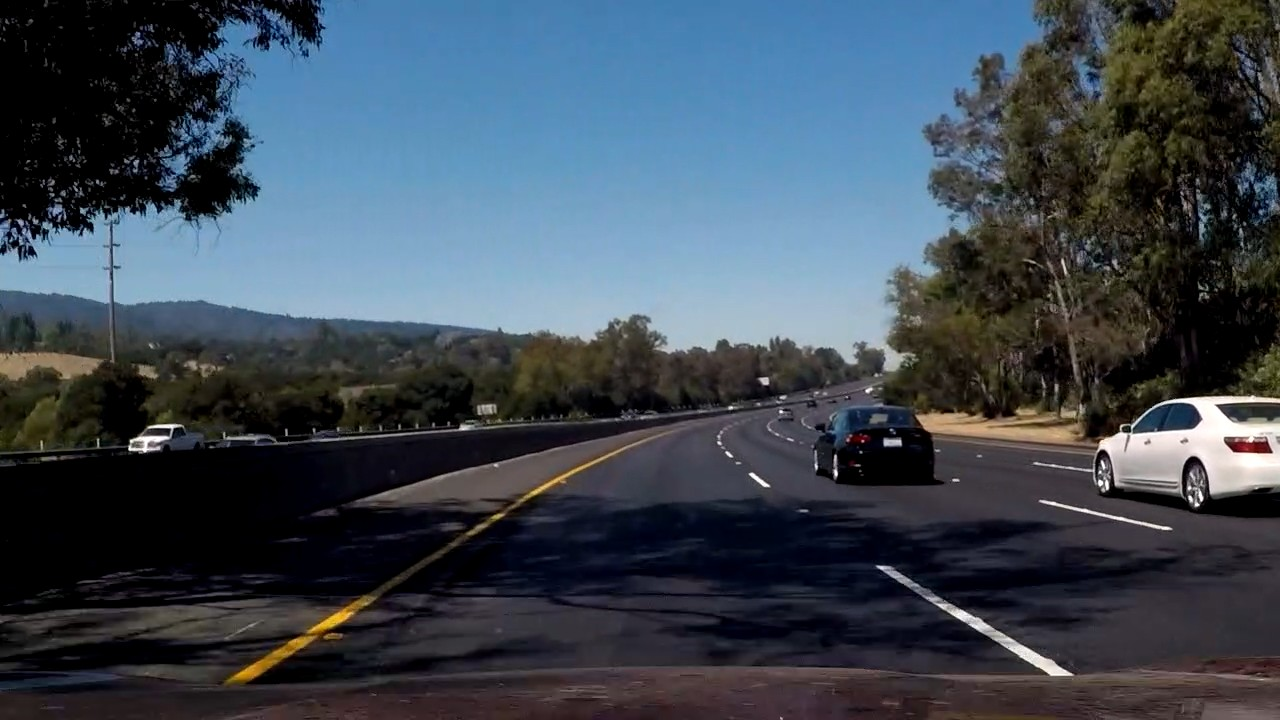
#> input picture my_examples/challenge_image_1.jpg, 1280 x 720 px; its folder holds only this picture in this run
$ python -i helper_functions.py   (imports and definitions only)   (older library calls are emulated)
#> lines starting #> are read from the running program, lines starting #| are printed output that depends on the picture
import cv2
import numpy as np
import matplotlib.pyplot as plt
import matplotlib.image as mpimg
import logging

# [23 lines left out: functions draw_polyline, draw_lines, draw_label, not called in this run]

def filter_image(img, l_thresh=(20, 100), s_thresh=(50, 120)):
    """
    Taken from materials and modified.

    Performs image filtering based on the L and S channel (HLS), where each
    channel is filtered separately, thresholded, and then combined into single
    binary output. This is different from the material version where the S binary
    is directly combined with the sobel binary.
    """
#> called with l_thresh = (20, 100), s_thresh = (50, 120)
    # Convert to HLS color space and separate the S channel
    hls = cv2.cvtColor(img, cv2.COLOR_RGB2HLS)
#> hls: shape (720, 1280, 3); mean of channels 0, 1, 2 82.8, 72.3, 78.7
    l_channel = hls[:,:,1]
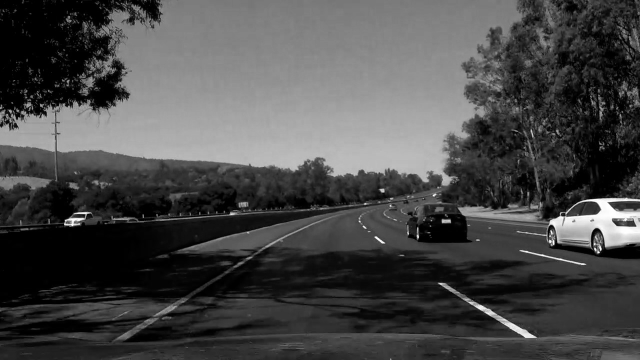
#> l_channel: shape (720, 1280) (shown at 1/2 size); min 0, max 255, mean 72.3
    s_channel = hls[:,:,2]
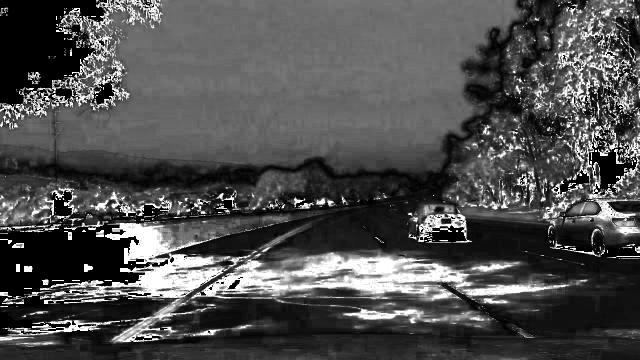
#> s_channel: shape (720, 1280) (shown at 1/2 size); min 0, max 255, mean 78.7

    # Sobel x, l channel
    sobel_l = cv2.Sobel(l_channel, cv2.CV_64F, 1, 0) # Take the derivative in x
    abs_sobel_l = np.absolute(sobel_l) # Absolute x derivative to accentuate lines away from horizontal
    scaled_sobel_l = np.uint8(255*abs_sobel_l/np.max(abs_sobel_l))

    # Threshold x gradient
    l_binary = np.zeros_like(scaled_sobel_l)
    l_binary[(scaled_sobel_l >= l_thresh[0]) & (scaled_sobel_l <= l_thresh[1])] = 1

    # Sobel x, s channel
    sobel_s = cv2.Sobel(s_channel, cv2.CV_64F, 1, 0) # Take the derivative in x
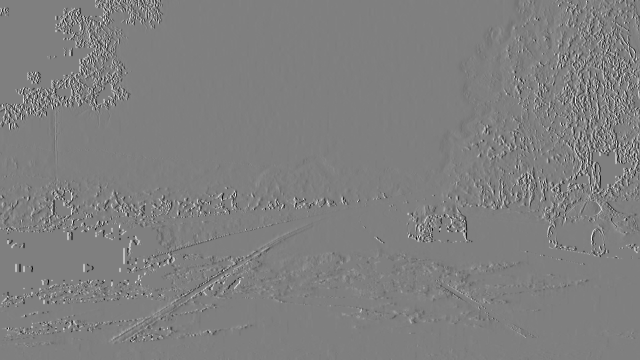
#> sobel_s: shape (720, 1280) float64 (shown at 1/2 size); min -1020, max 1020, mean 0.2; drawn with min black and max white
    abs_sobel_s = np.absolute(sobel_s) # Absolute x derivative to accentuate lines away from horizontal
    scaled_sobel_s = np.uint8(255*abs_sobel_s/np.max(abs_sobel_s))

    # Threshold x gradient
    s_binary = np.zeros_like(scaled_sobel_s)
    s_binary[(scaled_sobel_s >= s_thresh[0]) & (scaled_sobel_s <= s_thresh[1])] = 1

    s_l_binary = np.zeros_like(s_binary)
    s_l_binary[(s_binary == 1) | (l_binary == 1)] = 1

    return s_l_binary

# [351 lines left out: functions find_pixels_mirror, find_pixels_poly, plot_debug, plot_lanes, plot_poly, fit_poly_to_points and 3 more, not called in this run]

>>> import cv2
>>> picture = cv2.cvtColor(cv2.imread('my_examples/challenge_image_1.jpg'), cv2.COLOR_BGR2RGB)
>>> result = filter_image(picture)
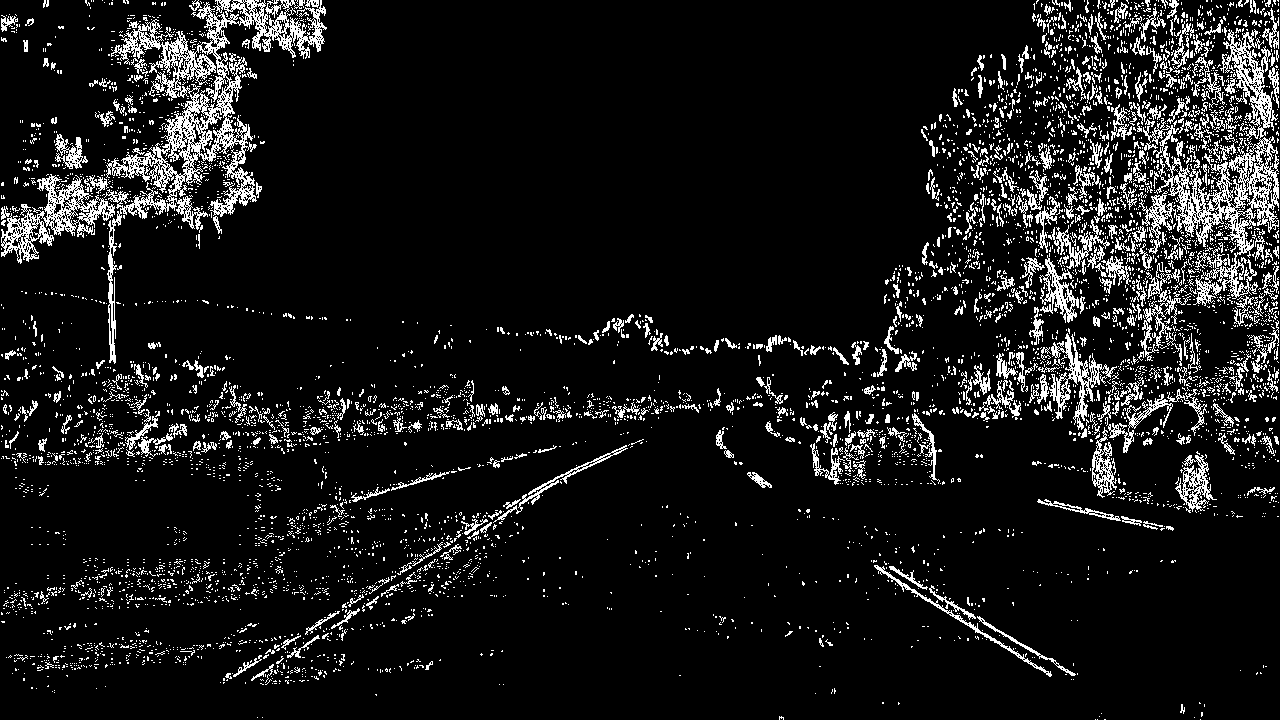
#> result: shape (720, 1280); values 0 (black) and 1 (white), 9.4% white in thin lines or dots

$ run again, on my_examples/frame_distorted.jpg
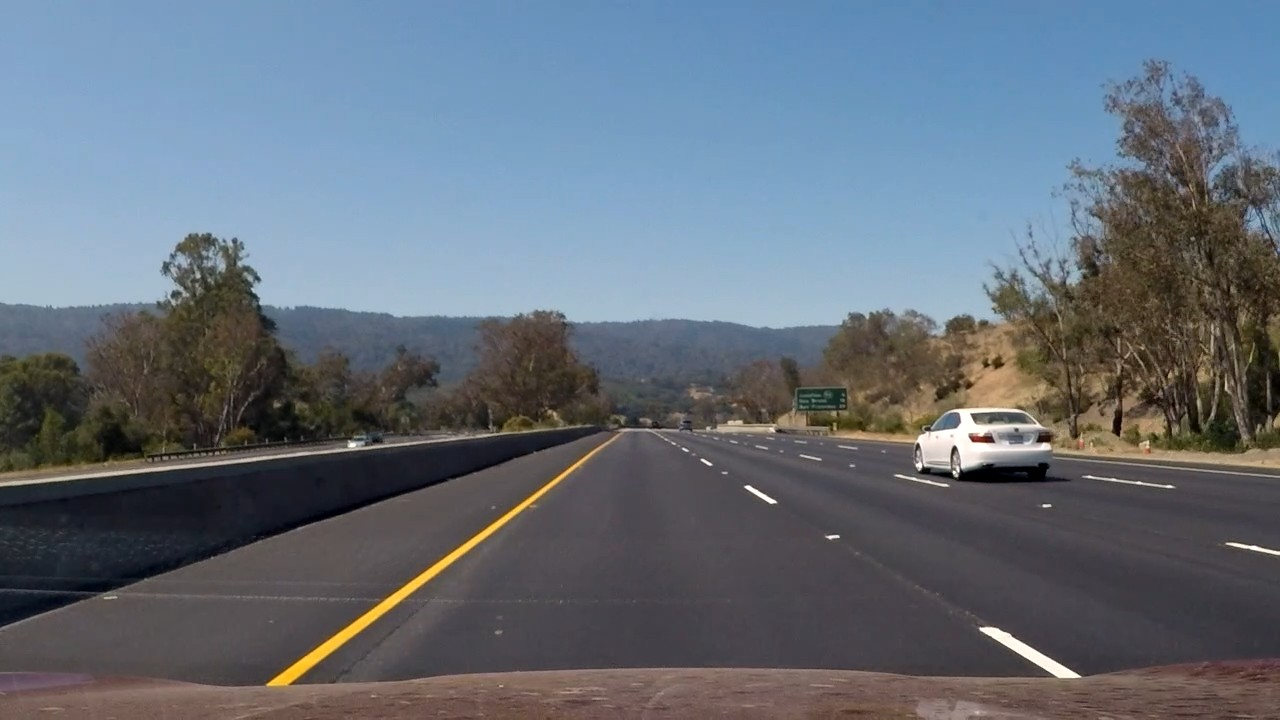
#> input picture my_examples/frame_distorted.jpg, 1280 x 720 px
#> hls: shape (720, 1280, 3); mean of channels 0, 1, 2 87.7, 110.7, 57.7
#> in filter_image, `sobel_l = cv2.Sobel(l_channel, cv2.CV_64F, 1, 0)`:
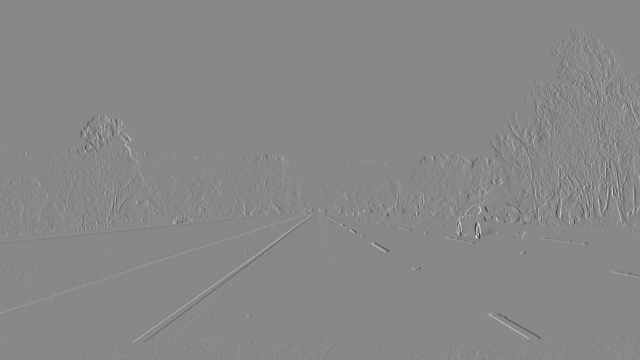
#> sobel_l: shape (720, 1280) float64 (shown at 1/2 size); min -854, max 745, mean -0.1; drawn with min black and max white
#> `result = filter_image(picture)`:
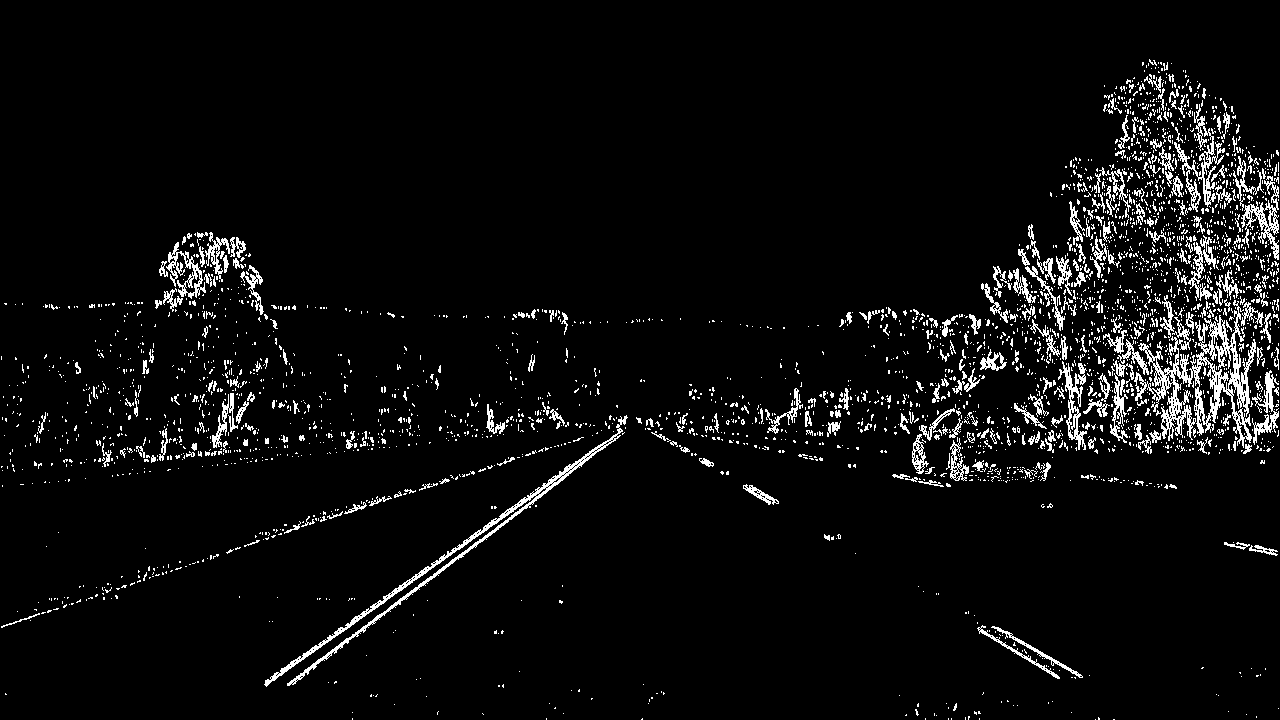
#> result: shape (720, 1280); values 0 (black) and 1 (white), 5% white in thin lines or dots

$ run again, on my_examples/pipeline_frame_1.jpg
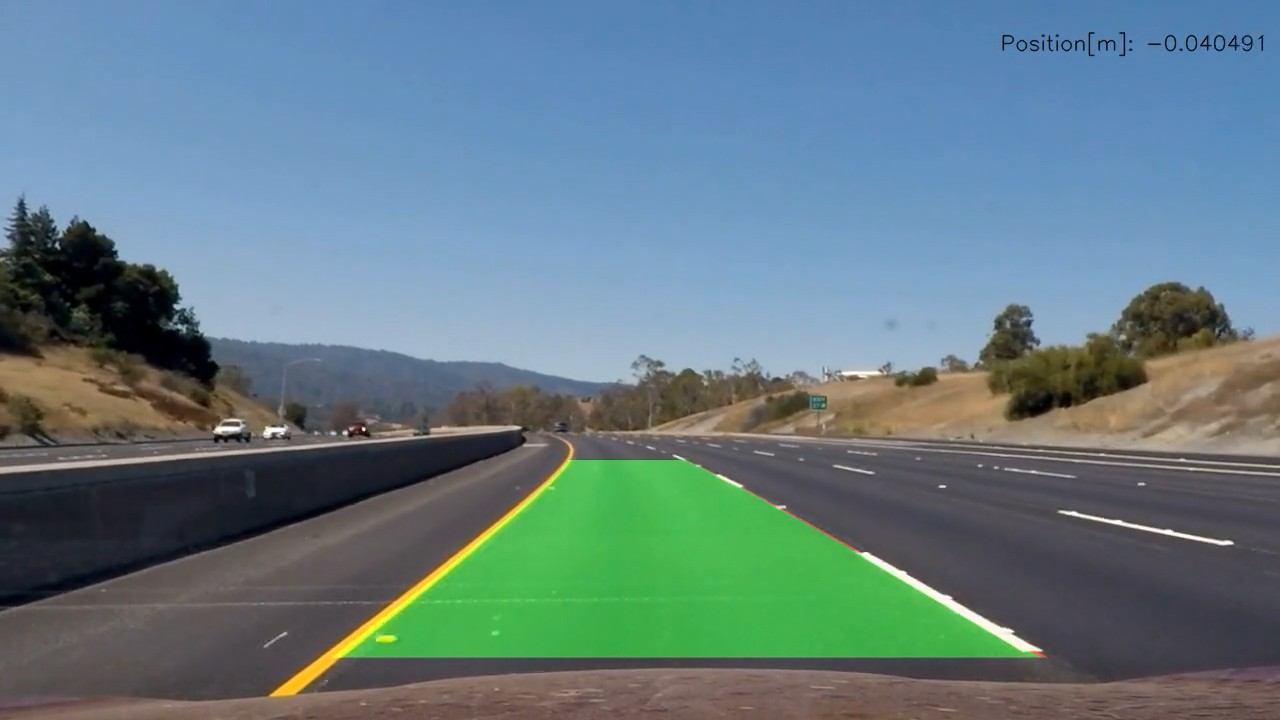
#> input picture my_examples/pipeline_frame_1.jpg, 1280 x 720 px
#> hls: shape (720, 1280, 3); mean of channels 0, 1, 2 85.8, 120, 73.5
#> in filter_image, `sobel_l = cv2.Sobel(l_channel, cv2.CV_64F, 1, 0)`:
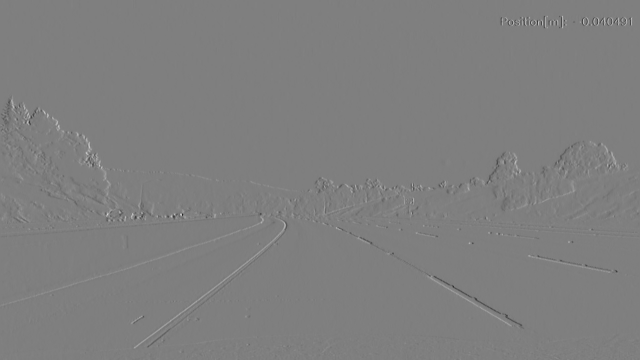
#> sobel_l: shape (720, 1280) float64 (shown at 1/2 size); min -684, max 688, mean 0.1; drawn with min black and max white
#> `result = filter_image(picture)`:
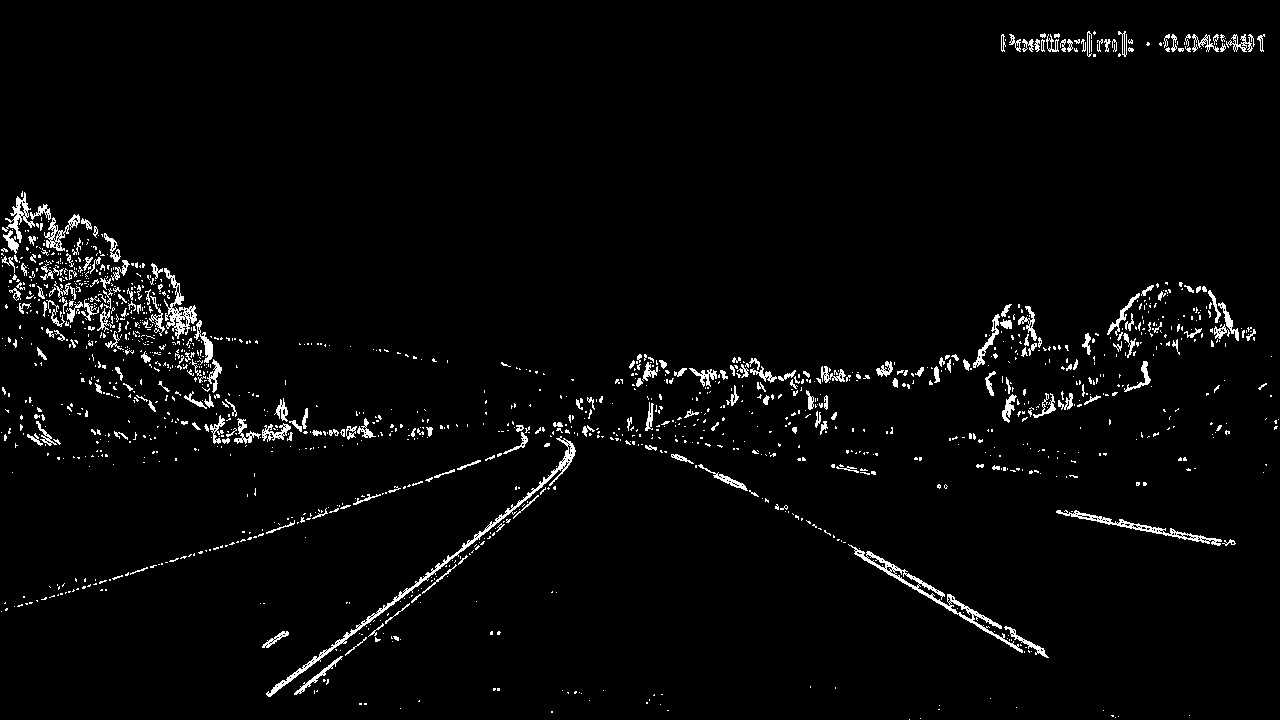
#> result: shape (720, 1280); values 0 (black) and 1 (white), 2.9% white in thin lines or dots
